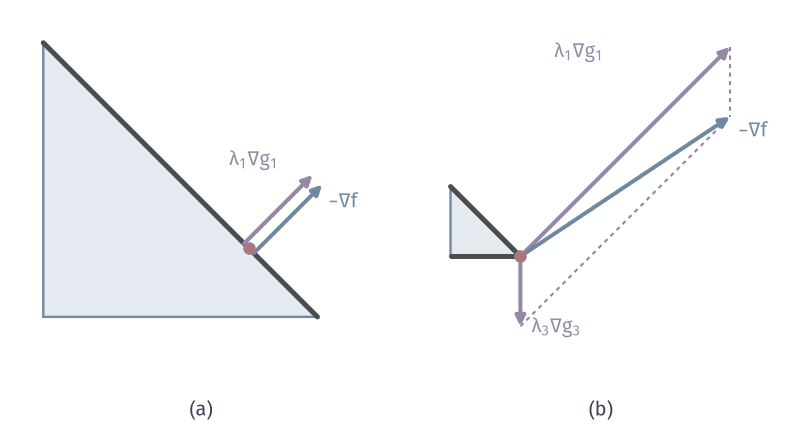

Generate this figure with Python:
from pathlib import Path
import sys
sys.path.insert(0, str(Path(__file__).resolve().parents[1]/"kkt-common"))
from kkt_fig import *
HERE = Path(__file__).resolve().parent
# Force balance. (a) tau=2: -grad f=.5*(1,1). (b) tau=.5: -grad f=1.5*(1,1)+.5*(0,-1).
fig, axes = figure(width_mm=112, height_mm=60, ncols=2)
panels(fig, .02, .99, .985, .12, .08)
a, b = axes
off(a, (-.2, 2.5), (-.25, 2.1)); triangle(a, 2); active(a, (2, 0), (0, 2)); p = budget_x(2)
off_ = .05*np.array([-1, 1])/np.sqrt(2); arrow(a, p+off_, p+off_+np.array([.5, .5]), color=PURPLE, lw=1.6); arrow(a, p, p-.9*np.array([.5, .5]), color=BLUE, lw=1.4, z=6) if 0 else None
arrow(a, p-off_, p-off_-grad_f(p), color=BLUE, lw=1.6, z=6); dot(a, p)
a.text(2.08, .8, '$-\\nabla f$', color=BLUE, fontsize=8); a.text(1.72, 1.1, '$\\lambda_1\\nabla g_1$', color=PURPLE, fontsize=8, ha='right')
off(b, (-.25, 2.4), (-.75, 1.7)); triangle(b, .5); active(b, (.5, 0), (0, .5)); active(b, (0, 0), (.5, 0)); p = budget_x(.5)
v1, v3 = 1.5*np.array([1., 1.]), .5*np.array([0., -1.]); g = v1+v3
b.plot([p[0]+v1[0], p[0]+g[0]], [p[1]+v1[1], p[1]+g[1]], color=PURPLE, lw=.85, ls=(0, (2, 2)), zorder=3)
b.plot([p[0]+v3[0], p[0]+g[0]], [p[1]+v3[1], p[1]+g[1]], color=PURPLE, lw=.85, ls=(0, (2, 2)), zorder=3)
arrow(b, p, p+v1, color=PURPLE, lw=1.6); arrow(b, p, p+v3, color=PURPLE, lw=1.6); arrow(b, p, p+g, color=BLUE, lw=1.6, z=6); dot(b, p)
b.text(1.1, 1.42, '$\\lambda_1\\nabla g_1$', color=PURPLE, fontsize=8, ha='right'); b.text(.58, -.55, '$\\lambda_3\\nabla g_3$', color=PURPLE, fontsize=8)
b.text(2.06, .86, '$-\\nabla f$', color=BLUE, fontsize=8)
tags(fig, axes)
save(fig, HERE, 'figure', {'a': {'lam1': .5}, 'b': {'lam1': 1.5, 'lam3': .5}})
